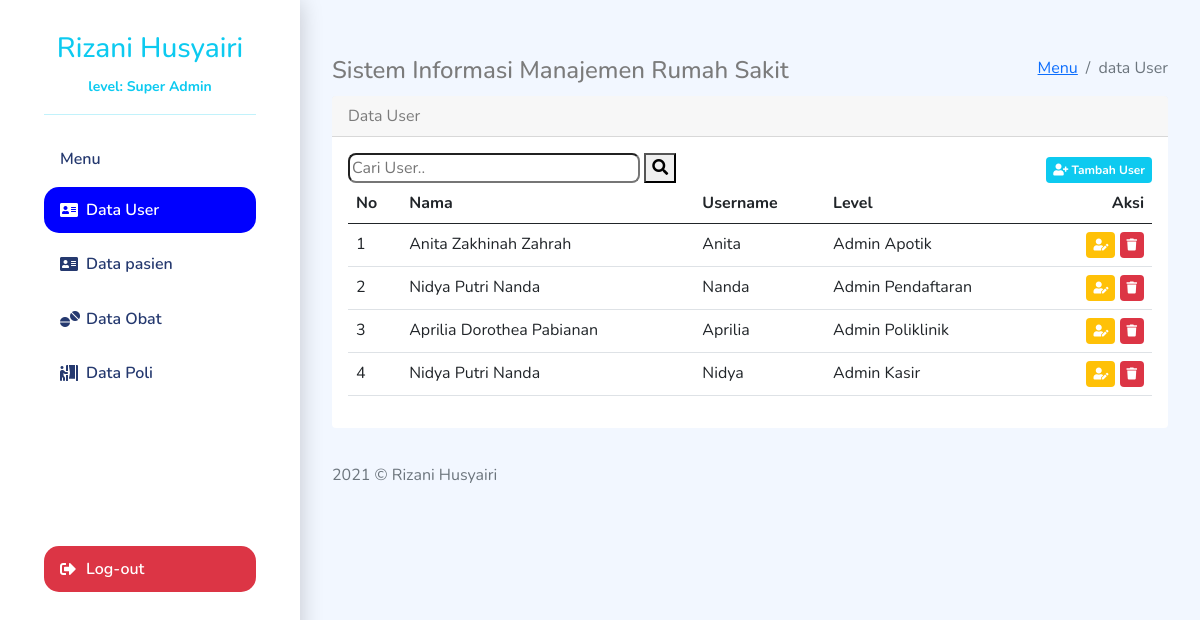
The app's page /Adminpage.php (signed in) with its own data.
### tables this page shows
CREATE TABLE `tb_user` (
  `id_user` int(11) NOT NULL,
  `Username` varchar(30) DEFAULT NULL,
  `Password` varchar(99) DEFAULT NULL,
  `Status` varchar(20) NOT NULL,
  `Nama` varchar(30) NOT NULL
);

### Adminpage.php (the view, shortened to what this page needs)
<?php
include "asset/include/fungsi.php";
?>
<!doctype html>
<html lang="en">
<head>
    <link href="https://cdn.jsdelivr.net/npm/bootstrap@5.0.0/dist/css/bootstrap.min.css" rel="stylesheet"
>
    <link rel="stylesheet" href="https://use.fontawesome.com/releases/v5.7.1/css/all.css"
>
    <link href="https://unpkg.com/bootstrap-table@1.18.3/dist/bootstrap-table.min.css" rel="stylesheet">
    <link rel="stylesheet" href="asset/css/styleadmin.css">
</head>
<body>
    <div class="menu-bar">
    </div>
    <div class="sidebar container-fluid bg-white text-info ">
        <div class="sidebar-header text-center">
            <h3><?= $_SESSION['Name']?></h3>
            <small>level: <?= $_SESSION['level']?></small>
            <hr>
        </div>
        <?php
      if($_SESSION['level']=="Super Admin"){
        ?>
        <div class="sidebar-menu">
            <ul class="menu">
                <li class="sidebar-title">Menu</li>
                <li class="sidebar-item active">
                    <a href="" class="sidebar-link">
                        <i class="fa fa-address-card pr-2" aria-hidden="true"></i> Data User </a>
                </li>
                <li class="sidebar-item"> <a href="datapasien.php" class="sidebar-link">
                    <i class="fa fa-address-card pr-2" aria-hidden="true"></i> Data pasien </a> </li>
                <li class="sidebar-item">
                    <a href="dataobat.php" class="sidebar-link"> <i class="fas fa-tablets"></i>Data Obat </a>
                </li>
                <li class="sidebar-item"> <a href="jenispoli.php" class="sidebar-link">  <i class="fas fa-person-booth"></i> Data Poli </a> </li>
            </ul>
            <ul class="menu" style="margin-top: 150px;">
                <li class="sidebar-item  bg-danger"> <a href="logout.php" class="sidebar-link outlog"> <i
                            class="fas fa-sign-out-alt"></i> Log-out </a> </li>
            </ul>
        </div>
    </div>
    <div class="main">
        <div class="page-heading">
            <div class="page-title">
                <div class="row">
                    <div class="col-12 col-md-7 order-md-1 order-last">
                        <h4>Sistem Informasi Manajemen Rumah Sakit</h4>
                    </div>
                    <div class="col-12 col-md-5 order-md-2 respon">
                        <nav aria-label="breadcrumb" class="breadcrumb-header float-start float-lg-end">
                            <ol class="breadcrumb">
                                <li class="breadcrumb-item"><a href="#">Menu</a></li>
                                <li class="breadcrumb-item active" aria-current="page">data User</li>
                            </ol>
                        </nav>
                    </div>
                </div>
            </div>
            <section class="section">
                <div class="card">
                    <div class="card-header">Data User</div>
                    <div class="card-body">
                        <div class="dataTable-wrapper dataTable-loading no-footer sortable searchable fixed-columns">
                        <div class="d-sm-flex justify-content-between">
                            <form class=" flex-grow-1" method="post">
                                        <input type="text" name="search" class="search" size="30"
                                            placeholder="Cari User.." autocomplete="off">
                                        <button type="submit" name="cari"><i class="fa fa-search"
                                                aria-hidden="true"></i>
                                        </button>
                                    </form>
                                <span class="badge bg-info btnadd_user mt-1">
                                    <i class="fas fa-user-plus"></i> Tambah User</span>
                            </div>
                            <div class="datatable-container">
                                <table class="table">
                                    <thead>
                                        <tr>
                                            <th data-sortable="">No</a></th>
                                            <th data-sortable="">Nama</a></th>
                                            <th data-sortable="">Username</th>
                                            <th data-sortable="">Level</th>
                                            <th data-sortable="" class="text-end">Aksi</th>
                                        </tr>
                                    </thead>
                                    <tbody>
                                        <?php
                                        if(isset($_POST['cari'])){
                                            $q = cari($_POST['search'],'tb_user','Nama','id');
                                        }else{
                                            $q = mysqli_query($conn,"SELECT * from tb_user");
                                        }
                                        $no=1;
                                        foreach ($q as $key) {
                                            if($key['Status']=="Super Admin"){
                                                continue;
                                            }
                                        ?>
                                        <tr>
                                            <td><?= $no++?></td>
                                            <td><?= $key['Nama']?></td>
                                            <td><?= $key['Username']?></td>
                                            <td><?= $key['Status']?></td>
                                            <td class="text-end">
                                                <span class="badge bg-warning btnedit_user"><i
                                                        class="fas fa-user-edit text-white"></i></span>
                                                <span class="badge bg-danger btnhps_user"><i class="fas fa-trash"></i></span>
                                            </td>
                                        </tr>
                                        <?php
                                        }
                                        ?>
                                    </tbody>
                                </table>
                            </div>
                        </div>
                    </div>
                </div>
            </section>
                        <?php
                        }
                        ?>
                        <footer>
                            <div class="footer clearfix mb-0 text-muted">
                                <div class="float-start">
                                    <p>2021 &copy; Rizani Husyairi</p>
                                </div>
                            </div>
                        </footer>
                    </div>
                </div>
</body>
</html>

### asset/css/styleadmin.css (style rules this page uses)
.main { margin-left: 300px; padding: 2rem; }
body { margin: 0; font-family: Nunito; font-size: 1rem; font-weight: 400; line-height: 1.5; color: #7b7b7b; background-color: #f2f7ff; -webkit-text-size-adjust: 100%; -webkit-tap-highlight-color: rgba(0,0,0,0); }
.sidebar { width:300px; height: 100vh; position: fixed; bottom: 0; top:0; z-index: 10; overflow-y: auto; box-shadow: 0 2px 22px 0 rgb(0 0 0 / 20%); transition: all 0.5s ease; }
.sidebar .menu { margin-top: 2rem; padding: 0 2rem; font-weight: 600; }
.sidebar .menu .sidebar-title { padding: 0 1rem; margin: 1rem 0 1rem; font-size: 1rem; list-style: none; font-weight: 600; color: #25396f; }
.sidebar .menu .sidebar-item { list-style: none; margin-top: .5rem; position: relative; transition: all .3s ease; border-radius:15px; }
.sidebar-item.active { background:blue !important; }
.sidebar-item.active a.sidebar-link { color: white !important; }
.sidebar .menu .sidebar-item .sidebar-link { display: block; padding: .7rem 1rem; font-size: 1rem; display: flex; align-items: center; border-radius: .5rem; transition: all .5s; text-decoration: none; color: #25396f; }
.outlog { color:white !important; }
.sidebar .sidebar-header { padding: 2rem 2rem 0rem; font-size: 1rem; font-weight: 700; }
.sidebar .menu .sidebar-item .sidebar-link i { width: 1rem; height: 1rem; margin-right: 10px; }
.card { margin-bottom: 2.2rem; border: none; }
.datatable-container { overflow-x:auto; }
span.badge { cursor: pointer; font-size: 12px; padding: 7px; }
.search { border-radius:8px; }

### records on screen
tb_user: Nama "Anita Zakhinah Zahrah", Username "Anita", Status "Admin Apotik"
tb_user: Nama "Nidya Putri Nanda", Username "Nanda", Status "Admin Pendaftaran"
tb_user: Nama "Aprilia Dorothea Pabianan", Username "Aprilia", Status "Admin Poliklinik"
tb_user: Nama "Nidya Putri Nanda", Username "Nidya", Status "Admin Kasir"

### other values on screen
$_SESSION['Name'] "Rizani Husyairi"
$_SESSION['level'] "Super Admin"
